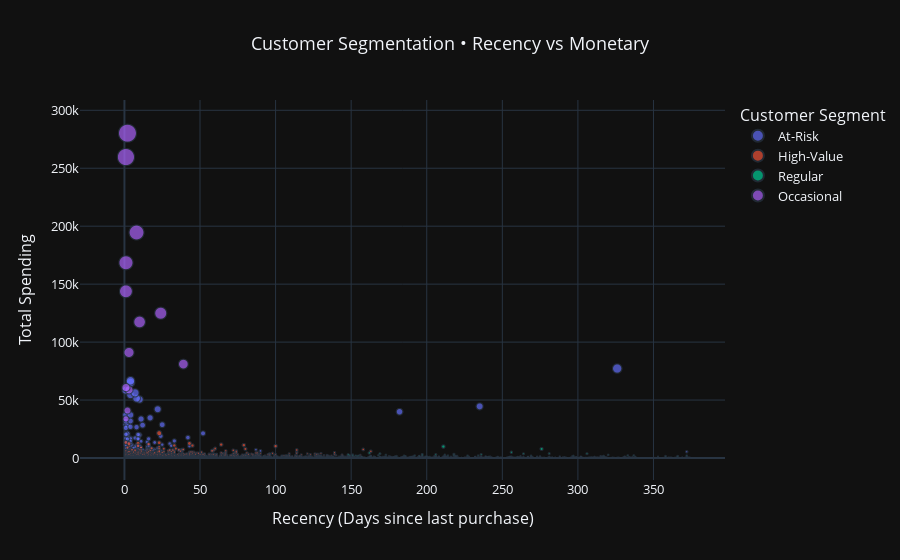

Source (notebook cell):
### Code cell
import plotly.express as px

fig = px.scatter(
    rfm,
    x="Recency",
    y="Monetary",
    color="Segment",
    hover_data={
        "CustomerID": True,
        "Frequency": True,
        "Recency": True,
        "Monetary": ":.2f"
    },
    title="Customer Segmentation • Recency vs Monetary",
    template="plotly_dark",
    size="Monetary",
    size_max=18,
)

fig.update_layout(
    title_x=0.5,
    font=dict(size=13),
    legend_title_text="Customer Segment",
    xaxis_title="Recency (Days since last purchase)",
    yaxis_title="Total Spending",
)

fig.show()

### Figure 1 — Plotly figure (JSON) as saved in the notebook; plotly's stock layout.template omitted (floating-point values rounded to 4 significant figures; data arrays with more than 128 entries replaced by an {"elided": "..."} marker saying what was removed)
{"data": [{"customdata": {"elided": "204x2 int values"}, "hovertemplate": "Segment=At-Risk<br>Recency=%{x}<br>Monetary=%{marker.size:.2f}<br>CustomerID=%{customdata[0]}<br>Frequency=%{customdata[1]}<extra></extra>", "legendgroup": "At-Risk", "marker": {"color": "#636efa", "size": {"elided": "204 float values"}, "sizemode": "area", "sizeref": 864.8, "symbol": "circle"}, "mode": "markers", "name": "At-Risk", "showlegend": true, "type": "scattergl", "x": {"elided": "204 int values"}, "xaxis": "x", "y": {"elided": "204 float values"}, "yaxis": "y"}, {"customdata": {"elided": "3054x2 int values"}, "hovertemplate": "Segment=High-Value<br>Recency=%{x}<br>Monetary=%{marker.size:.2f}<br>CustomerID=%{customdata[0]}<br>Frequency=%{customdata[1]}<extra></extra>", "legendgroup": "High-Value", "marker": {"color": "#EF553B", "size": {"elided": "3054 float values"}, "sizemode": "area", "sizeref": 864.8, "symbol": "circle"}, "mode": "markers", "name": "High-Value", "showlegend": true, "type": "scattergl", "x": {"elided": "3054 int values"}, "xaxis": "x", "y": {"elided": "3054 float values"}, "yaxis": "y"}, {"customdata": {"elided": "1067x2 int values"}, "hovertemplate": "Segment=Regular<br>Recency=%{x}<br>Monetary=%{marker.size:.2f}<br>CustomerID=%{customdata[0]}<br>Frequency=%{customdata[1]}<extra></extra>", "legendgroup": "Regular", "marker": {"color": "#00cc96", "size": {"elided": "1067 float values"}, "sizemode": "area", "sizeref": 864.8, "symbol": "circle"}, "mode": "markers", "name": "Regular", "showlegend": true, "type": "scattergl", "x": {"elided": "1067 int values"}, "xaxis": "x", "y": {"elided": "1067 float values"}, "yaxis": "y"}, {"customdata": [[12415, 21], [12748, 209], [13089, 97], [14156, 55], [14646, 73], [14911, 201], [15311, 91], [16029, 63], [16446, 2], [17450, 46], [17511, 31], [17841, 124], [18102, 60]], "hovertemplate": "Segment=Occasional<br>Recency=%{x}<br>Monetary=%{marker.size:.2f}<br>CustomerID=%{customdata[0]}<br>Frequency=%{customdata[1]}<extra></extra>", "legendgroup": "Occasional", "marker": {"color": "#ab63fa", "size": [124900.0, 33720.0, 58830.0, 117400.0, 280200.0, 143800.0, 60770.0, 81020.0, 168500.0, 194600.0, 91060.0, 40990.0, 259700.0], "sizemode": "area", "sizeref": 864.8, "symbol": "circle"}, "mode": "markers", "name": "Occasional", "showlegend": true, "type": "scattergl", "x": [24, 1, 3, 10, 2, 1, 1, 39, 1, 8, 3, 2, 1], "xaxis": "x", "y": [124900.0, 33720.0, 58830.0, 117400.0, 280200.0, 143800.0, 60770.0, 81020.0, 168500.0, 194600.0, 91060.0, 40990.0, 259700.0], "yaxis": "y"}], "layout": {"font": {"size": 13}, "legend": {"itemsizing": "constant", "title": {"text": "Customer Segment"}, "tracegroupgap": 0}, "title": {"text": "Customer Segmentation • Recency vs Monetary", "x": 0.5}, "xaxis": {"anchor": "y", "domain": [0, 1], "title": {"text": "Recency (Days since last purchase)"}}, "yaxis": {"anchor": "x", "domain": [0, 1], "title": {"text": "Total Spending"}}}}
